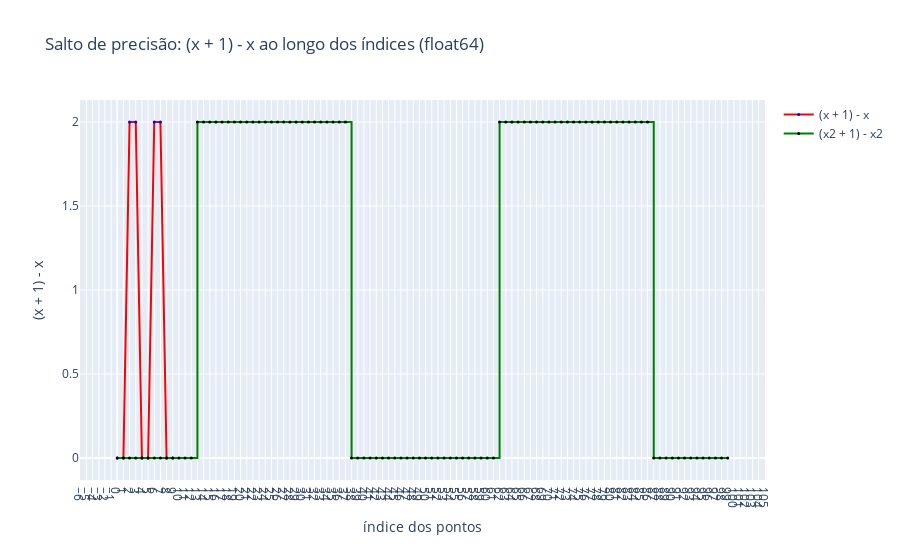

Write notebook code for a chart like this one.
### Code cell
import numpy as np
import plotly.graph_objects as go

# Valor grande onde a adição de 1 é ignorada
z = np.float64(40**10)
z2 = z
step = 8

# Gerar valores
x = np.linspace(z, z + step, 10, dtype=np.float64)
y = x + 1 - x

x2 = np.linspace(z2, z2 + step, 100, dtype=np.float64)
y2 = x2 + 1 - x2

# Índices como eixo x
indices1 = np.arange(len(x))
indices2 = np.arange(len(x2))

# Plot
fig = go.Figure()

fig.add_trace(go.Scatter(
    x=indices1,
    y=y,
    mode="lines+markers",
    line=dict(color="red"),
    marker=dict(size=3, color="blue"),
    name="(x + 1) - x"
))

fig.add_trace(go.Scatter(
    x=indices2,
    y=y2,
    mode="lines+markers",
    line=dict(color="green"),
    marker=dict(size=3, color="black"),
    name="(x2 + 1) - x2",
    line_shape="hv"
))

fig.update_layout(
    title="Salto de precisão: (x + 1) - x ao longo dos índices (float64)",
    xaxis_title="índice dos pontos",
    yaxis_title="(x + 1) - x",
    xaxis=dict(tickmode="linear"),
    hovermode="x unified"
)

fig.show()

### Figure 1 — Plotly figure (JSON) as saved in the notebook; plotly's stock layout.template omitted (floating-point values rounded to 4 significant figures)
{"data": [{"line": {"color": "red"}, "marker": {"color": "blue", "size": 3}, "mode": "lines+markers", "name": "(x + 1) - x", "type": "scatter", "x": [0, 1, 2, 3, 4, 5, 6, 7, 8, 9], "y": [0.0, 0.0, 2.0, 2.0, 0.0, 0.0, 2.0, 2.0, 0.0, 0.0]}, {"line": {"color": "green", "shape": "hv"}, "marker": {"color": "black", "size": 3}, "mode": "lines+markers", "name": "(x2 + 1) - x2", "type": "scatter", "x": [0, 1, 2, 3, 4, 5, 6, 7, 8, 9, 10, 11, 12, 13, 14, 15, 16, 17, 18, 19, 20, 21, 22, 23, 24, 25, 26, 27, 28, 29, 30, 31, 32, 33, 34, 35, 36, 37, 38, 39, 40, 41, 42, 43, 44, 45, 46, 47, 48, 49, 50, 51, 52, 53, 54, 55, 56, 57, 58, 59, 60, 61, 62, 63, 64, 65, 66, 67, 68, 69, 70, 71, 72, 73, 74, 75, 76, 77, 78, 79, 80, 81, 82, 83, 84, 85, 86, 87, 88, 89, 90, 91, 92, 93, 94, 95, 96, 97, 98, 99], "y": [0.0, 0.0, 0.0, 0.0, 0.0, 0.0, 0.0, 0.0, 0.0, 0.0, 0.0, 0.0, 0.0, 2.0, 2.0, 2.0, 2.0, 2.0, 2.0, 2.0, 2.0, 2.0, 2.0, 2.0, 2.0, 2.0, 2.0, 2.0, 2.0, 2.0, 2.0, 2.0, 2.0, 2.0, 2.0, 2.0, 2.0, 2.0, 0.0, 0.0, 0.0, 0.0, 0.0, 0.0, 0.0, 0.0, 0.0, 0.0, 0.0, 0.0, 0.0, 0.0, 0.0, 0.0, 0.0, 0.0, 0.0, 0.0, 0.0, 0.0, 0.0, 0.0, 2.0, 2.0, 2.0, 2.0, 2.0, 2.0, 2.0, 2.0, 2.0, 2.0, 2.0, 2.0, 2.0, 2.0, 2.0, 2.0, 2.0, 2.0, 2.0, 2.0, 2.0, 2.0, 2.0, 2.0, 2.0, 0.0, 0.0, 0.0, 0.0, 0.0, 0.0, 0.0, 0.0, 0.0, 0.0, 0.0, 0.0, 0.0]}], "layout": {"hovermode": "x unified", "title": {"text": "Salto de precisão: (x + 1) - x ao longo dos índices (float64)"}, "xaxis": {"tickmode": "linear", "title": {"text": "índice dos pontos"}}, "yaxis": {"title": {"text": "(x + 1) - x"}}}}
